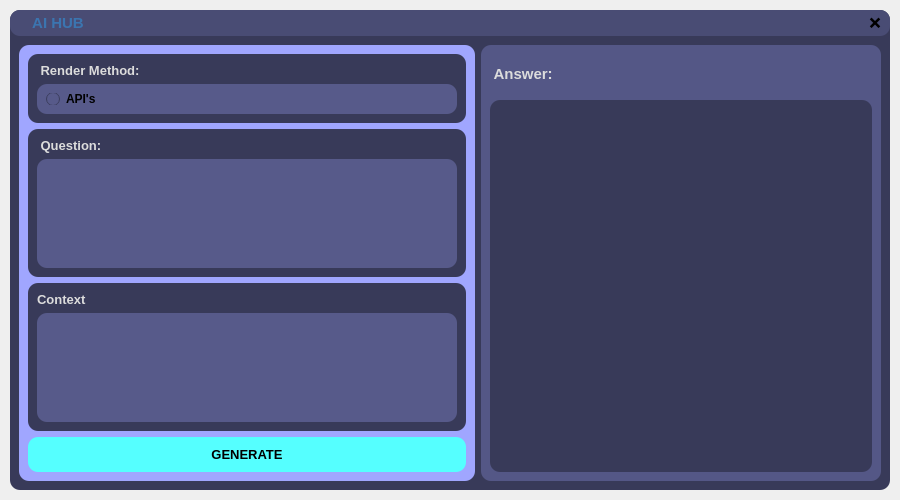
<?xml version="1.0" encoding="UTF-8"?>
<ui version="4.0">
 <class>MainWindow</class>
 <widget class="QMainWindow" name="MainWindow">
  <property name="geometry">
   <rect>
    <x>0</x>
    <y>0</y>
    <width>900</width>
    <height>500</height>
   </rect>
  </property>
  <property name="minimumSize">
   <size>
    <width>900</width>
    <height>500</height>
   </size>
  </property>
  <property name="maximumSize">
   <size>
    <width>900</width>
    <height>500</height>
   </size>
  </property>
  <property name="windowTitle">
   <string>MainWindow</string>
  </property>
  <widget class="QWidget" name="centralwidget">
   <property name="minimumSize">
    <size>
     <width>900</width>
     <height>500</height>
    </size>
   </property>
   <property name="maximumSize">
    <size>
     <width>900</width>
     <height>500</height>
    </size>
   </property>
   <layout class="QGridLayout" name="gridLayout">
    <property name="leftMargin">
     <number>10</number>
    </property>
    <property name="topMargin">
     <number>10</number>
    </property>
    <property name="rightMargin">
     <number>10</number>
    </property>
    <property name="bottomMargin">
     <number>10</number>
    </property>
    <item row="0" column="0">
     <widget class="QFrame" name="frame">
      <property name="styleSheet">
       <string notr="true">QFrame{
	background-color: rgb(56, 58, 89);
	color: rgb(220, 220, 220);
	border-radius: 10px;
}</string>
      </property>
      <property name="frameShape">
       <enum>QFrame::StyledPanel</enum>
      </property>
      <property name="frameShadow">
       <enum>QFrame::Raised</enum>
      </property>
      <layout class="QGridLayout" name="gridLayout_2">
       <property name="leftMargin">
        <number>0</number>
       </property>
       <property name="topMargin">
        <number>0</number>
       </property>
       <property name="rightMargin">
        <number>0</number>
       </property>
       <property name="bottomMargin">
        <number>0</number>
       </property>
       <property name="spacing">
        <number>0</number>
       </property>
       <item row="0" column="0">
        <widget class="QFrame" name="frame_3">
         <property name="maximumSize">
          <size>
           <width>16777215</width>
           <height>40</height>
          </size>
         </property>
         <property name="styleSheet">
          <string notr="true">background-color: rgb(73, 76, 116);</string>
         </property>
         <property name="frameShape">
          <enum>QFrame::StyledPanel</enum>
         </property>
         <property name="frameShadow">
          <enum>QFrame::Raised</enum>
         </property>
         <layout class="QGridLayout" name="gridLayout_4">
          <property name="leftMargin">
           <number>9</number>
          </property>
          <property name="topMargin">
           <number>3</number>
          </property>
          <property name="rightMargin">
           <number>9</number>
          </property>
          <property name="bottomMargin">
           <number>3</number>
          </property>
          <item row="0" column="0">
           <widget class="QLabel" name="label">
            <property name="maximumSize">
             <size>
              <width>30</width>
              <height>30</height>
             </size>
            </property>
            <property name="text">
             <string/>
            </property>
            <property name="pixmap">
             <pixmap resource="res/res.qrc">:/1/image/[removal.ai]_a84c2b95-b237-4c04-add0-3ab8754597be-aihub_PDDORY.png</pixmap>
            </property>
            <property name="scaledContents">
             <bool>true</bool>
            </property>
           </widget>
          </item>
          <item row="0" column="1">
           <widget class="QLabel" name="label_title">
            <property name="font">
             <font>
              <pointsize>11</pointsize>
              <bold>true</bold>
             </font>
            </property>
            <property name="styleSheet">
             <string notr="true">color: rgb(59, 117, 176)</string>
            </property>
            <property name="text">
             <string>AI HUB</string>
            </property>
            <property name="alignment">
             <set>Qt::AlignCenter</set>
            </property>
           </widget>
          </item>
          <item row="0" column="3">
           <widget class="QPushButton" name="close_btn">
            <property name="font">
             <font>
              <pointsize>11</pointsize>
              <bold>true</bold>
             </font>
            </property>
            <property name="cursor">
             <cursorShape>PointingHandCursor</cursorShape>
            </property>
            <property name="styleSheet">
             <string notr="true">border-radius: 10px</string>
            </property>
            <property name="text">
             <string>❌</string>
            </property>
           </widget>
          </item>
          <item row="0" column="2">
           <spacer name="horizontalSpacer">
            <property name="orientation">
             <enum>Qt::Horizontal</enum>
            </property>
            <property name="sizeHint" stdset="0">
             <size>
              <width>738</width>
              <height>20</height>
             </size>
            </property>
           </spacer>
          </item>
         </layout>
        </widget>
       </item>
       <item row="1" column="0">
        <widget class="QWidget" name="widget" native="true">
         <property name="styleSheet">
          <string notr="true"/>
         </property>
         <layout class="QGridLayout" name="gridLayout_3">
          <item row="0" column="0">
           <widget class="QFrame" name="frame_2">
            <property name="styleSheet">
             <string notr="true">background-color: rgb(160, 166, 255);
border-radius: 10px;</string>
            </property>
            <property name="frameShape">
             <enum>QFrame::StyledPanel</enum>
            </property>
            <property name="frameShadow">
             <enum>QFrame::Raised</enum>
            </property>
            <layout class="QGridLayout" name="gridLayout_5">
             <item row="0" column="0">
              <widget class="QScrollArea" name="scrollArea">
               <property name="sizePolicy">
                <sizepolicy hsizetype="Preferred" vsizetype="Expanding">
                 <horstretch>0</horstretch>
                 <verstretch>0</verstretch>
                </sizepolicy>
               </property>
               <property name="widgetResizable">
                <bool>true</bool>
               </property>
               <widget class="QWidget" name="scrollAreaWidgetContents">
                <property name="geometry">
                 <rect>
                  <x>0</x>
                  <y>0</y>
                  <width>438</width>
                  <height>367</height>
                 </rect>
                </property>
                <layout class="QGridLayout" name="gridLayout_7">
                 <property name="leftMargin">
                  <number>0</number>
                 </property>
                 <property name="topMargin">
                  <number>0</number>
                 </property>
                 <property name="rightMargin">
                  <number>0</number>
                 </property>
                 <property name="bottomMargin">
                  <number>0</number>
                 </property>
                 <property name="horizontalSpacing">
                  <number>0</number>
                 </property>
                 <item row="1" column="0">
                  <widget class="QFrame" name="frame_7">
                   <property name="maximumSize">
                    <size>
                     <width>16777215</width>
                     <height>80</height>
                    </size>
                   </property>
                   <property name="styleSheet">
                    <string notr="true">background-color: rgb(56, 58, 89);</string>
                   </property>
                   <property name="frameShape">
                    <enum>QFrame::StyledPanel</enum>
                   </property>
                   <property name="frameShadow">
                    <enum>QFrame::Raised</enum>
                   </property>
                   <layout class="QGridLayout" name="gridLayout_9">
                    <item row="1" column="0" colspan="3">
                     <widget class="QFrame" name="frame_8">
                      <property name="minimumSize">
                       <size>
                        <width>0</width>
                        <height>30</height>
                       </size>
                      </property>
                      <property name="styleSheet">
                       <string notr="true">background-color: rgb(87, 90, 138);</string>
                      </property>
                      <property name="frameShape">
                       <enum>QFrame::StyledPanel</enum>
                      </property>
                      <property name="frameShadow">
                       <enum>QFrame::Raised</enum>
                      </property>
                      <layout class="QGridLayout" name="gridLayout_10">
                       <item row="0" column="0">
                        <widget class="QRadioButton" name="apis">
                         <property name="font">
                          <font>
                           <bold>true</bold>
                          </font>
                         </property>
                         <property name="cursor">
                          <cursorShape>PointingHandCursor</cursorShape>
                         </property>
                         <property name="text">
                          <string>API's</string>
                         </property>
                        </widget>
                       </item>
                      </layout>
                     </widget>
                    </item>
                    <item row="0" column="0" colspan="2">
                     <widget class="QLabel" name="label_4">
                      <property name="font">
                       <font>
                        <pointsize>10</pointsize>
                        <bold>true</bold>
                       </font>
                      </property>
                      <property name="text">
                       <string> Render Method:</string>
                      </property>
                     </widget>
                    </item>
                   </layout>
                  </widget>
                 </item>
                 <item row="3" column="0">
                  <widget class="QFrame" name="frame_9">
                   <property name="maximumSize">
                    <size>
                     <width>16777215</width>
                     <height>190</height>
                    </size>
                   </property>
                   <property name="styleSheet">
                    <string notr="true">background-color: rgb(56, 58, 89);</string>
                   </property>
                   <property name="frameShape">
                    <enum>QFrame::StyledPanel</enum>
                   </property>
                   <property name="frameShadow">
                    <enum>QFrame::Raised</enum>
                   </property>
                   <layout class="QGridLayout" name="gridLayout_11">
                    <item row="1" column="0" colspan="3">
                     <widget class="QFrame" name="frame_10">
                      <property name="minimumSize">
                       <size>
                        <width>0</width>
                        <height>30</height>
                       </size>
                      </property>
                      <property name="styleSheet">
                       <string notr="true">background-color: rgb(87, 90, 138);</string>
                      </property>
                      <property name="frameShape">
                       <enum>QFrame::StyledPanel</enum>
                      </property>
                      <property name="frameShadow">
                       <enum>QFrame::Raised</enum>
                      </property>
                      <layout class="QGridLayout" name="gridLayout_12">
                       <item row="0" column="0">
                        <widget class="QTextEdit" name="context">
                         <property name="verticalScrollBarPolicy">
                          <enum>Qt::ScrollBarAlwaysOff</enum>
                         </property>
                         <property name="horizontalScrollBarPolicy">
                          <enum>Qt::ScrollBarAlwaysOff</enum>
                         </property>
                        </widget>
                       </item>
                      </layout>
                     </widget>
                    </item>
                    <item row="0" column="0" colspan="2">
                     <widget class="QLabel" name="label_5">
                      <property name="font">
                       <font>
                        <pointsize>10</pointsize>
                        <bold>true</bold>
                       </font>
                      </property>
                      <property name="text">
                       <string>Context</string>
                      </property>
                     </widget>
                    </item>
                   </layout>
                  </widget>
                 </item>
                 <item row="2" column="0">
                  <widget class="QFrame" name="frame_5">
                   <property name="minimumSize">
                    <size>
                     <width>0</width>
                     <height>130</height>
                    </size>
                   </property>
                   <property name="maximumSize">
                    <size>
                     <width>16777215</width>
                     <height>190</height>
                    </size>
                   </property>
                   <property name="styleSheet">
                    <string notr="true">background-color: rgb(56, 58, 89);</string>
                   </property>
                   <property name="frameShape">
                    <enum>QFrame::StyledPanel</enum>
                   </property>
                   <property name="frameShadow">
                    <enum>QFrame::Raised</enum>
                   </property>
                   <layout class="QGridLayout" name="gridLayout_8">
                    <property name="horizontalSpacing">
                     <number>0</number>
                    </property>
                    <property name="verticalSpacing">
                     <number>6</number>
                    </property>
                    <item row="0" column="0">
                     <widget class="QLabel" name="label_3">
                      <property name="font">
                       <font>
                        <pointsize>10</pointsize>
                        <bold>true</bold>
                       </font>
                      </property>
                      <property name="text">
                       <string> Question:</string>
                      </property>
                     </widget>
                    </item>
                    <item row="1" column="0" colspan="2">
                     <widget class="QFrame" name="frame_6">
                      <property name="minimumSize">
                       <size>
                        <width>0</width>
                        <height>30</height>
                       </size>
                      </property>
                      <property name="maximumSize">
                       <size>
                        <width>16777215</width>
                        <height>16777215</height>
                       </size>
                      </property>
                      <property name="styleSheet">
                       <string notr="true">background-color: rgb(87, 90, 138);</string>
                      </property>
                      <property name="frameShape">
                       <enum>QFrame::StyledPanel</enum>
                      </property>
                      <property name="frameShadow">
                       <enum>QFrame::Raised</enum>
                      </property>
                      <layout class="QGridLayout" name="gridLayout_13">
                       <item row="0" column="0">
                        <widget class="QTextEdit" name="question">
                         <property name="verticalScrollBarPolicy">
                          <enum>Qt::ScrollBarAlwaysOff</enum>
                         </property>
                         <property name="horizontalScrollBarPolicy">
                          <enum>Qt::ScrollBarAlwaysOff</enum>
                         </property>
                        </widget>
                       </item>
                      </layout>
                     </widget>
                    </item>
                   </layout>
                  </widget>
                 </item>
                </layout>
               </widget>
              </widget>
             </item>
             <item row="1" column="0">
              <widget class="QPushButton" name="generate">
               <property name="sizePolicy">
                <sizepolicy hsizetype="Minimum" vsizetype="Preferred">
                 <horstretch>0</horstretch>
                 <verstretch>0</verstretch>
                </sizepolicy>
               </property>
               <property name="minimumSize">
                <size>
                 <width>0</width>
                 <height>35</height>
                </size>
               </property>
               <property name="font">
                <font>
                 <pointsize>10</pointsize>
                 <bold>true</bold>
                </font>
               </property>
               <property name="cursor">
                <cursorShape>PointingHandCursor</cursorShape>
               </property>
               <property name="styleSheet">
                <string notr="true">background-color: rgb(85, 255, 255);</string>
               </property>
               <property name="text">
                <string>GENERATE</string>
               </property>
              </widget>
             </item>
            </layout>
           </widget>
          </item>
          <item row="0" column="1">
           <widget class="QFrame" name="frame_4">
            <property name="maximumSize">
             <size>
              <width>400</width>
              <height>16777215</height>
             </size>
            </property>
            <property name="styleSheet">
             <string notr="true">background-color: rgb(84, 87, 134);</string>
            </property>
            <property name="frameShape">
             <enum>QFrame::StyledPanel</enum>
            </property>
            <property name="frameShadow">
             <enum>QFrame::Raised</enum>
            </property>
            <layout class="QGridLayout" name="gridLayout_6">
             <item row="0" column="1">
              <widget class="QLabel" name="label_6">
               <property name="maximumSize">
                <size>
                 <width>16777215</width>
                 <height>40</height>
                </size>
               </property>
               <property name="font">
                <font>
                 <pointsize>11</pointsize>
                 <bold>true</bold>
                </font>
               </property>
               <property name="text">
                <string> Answer:</string>
               </property>
              </widget>
             </item>
             <item row="1" column="1">
              <widget class="QFrame" name="frame_11">
               <property name="styleSheet">
                <string notr="true">background-color: rgb(56, 58, 89);</string>
               </property>
               <property name="frameShape">
                <enum>QFrame::StyledPanel</enum>
               </property>
               <property name="frameShadow">
                <enum>QFrame::Raised</enum>
               </property>
               <layout class="QGridLayout" name="gridLayout_14">
                <item row="0" column="0">
                 <widget class="QLabel" name="label_2">
                  <property name="font">
                   <font>
                    <pointsize>11</pointsize>
                    <italic>false</italic>
                    <bold>true</bold>
                   </font>
                  </property>
                  <property name="text">
                   <string/>
                  </property>
                  <property name="scaledContents">
                   <bool>true</bool>
                  </property>
                  <property name="alignment">
                   <set>Qt::AlignLeading|Qt::AlignLeft|Qt::AlignTop</set>
                  </property>
                  <property name="wordWrap">
                   <bool>true</bool>
                  </property>
                 </widget>
                </item>
               </layout>
              </widget>
             </item>
            </layout>
           </widget>
          </item>
         </layout>
        </widget>
       </item>
      </layout>
     </widget>
    </item>
   </layout>
  </widget>
 </widget>
 <resources>
  <include location="res/res.qrc"/>
  <include location="res/res.qrc"/>
 </resources>
 <connections/>
</ui>
